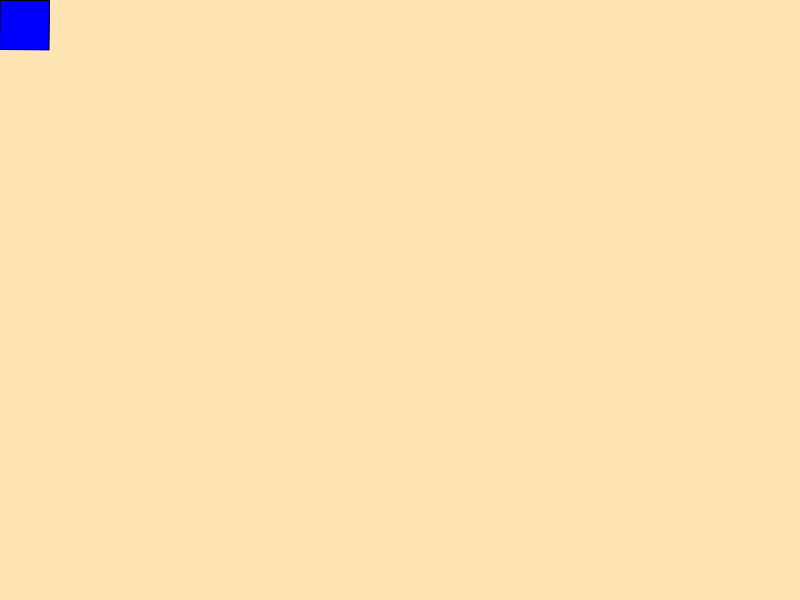
Frame 1 (no input)
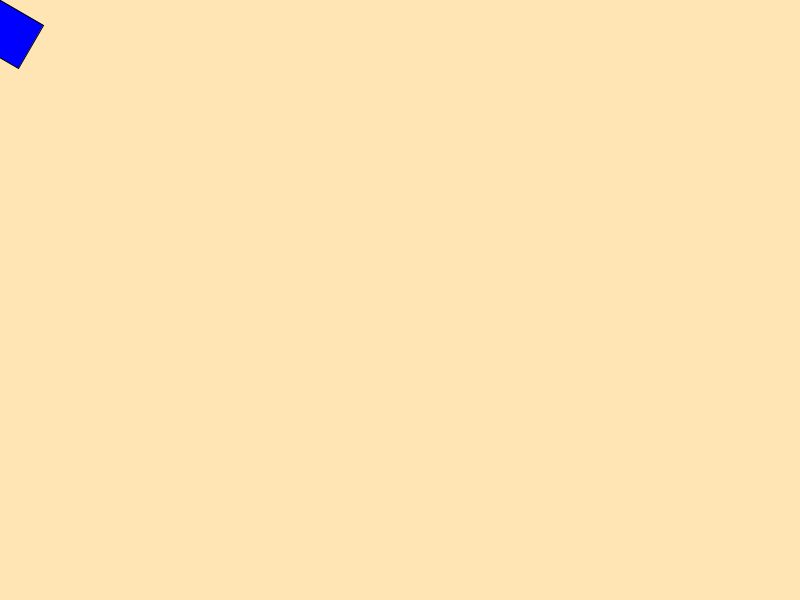
Frame 60 (the mouse pressed at the canvas centre just before this capture)
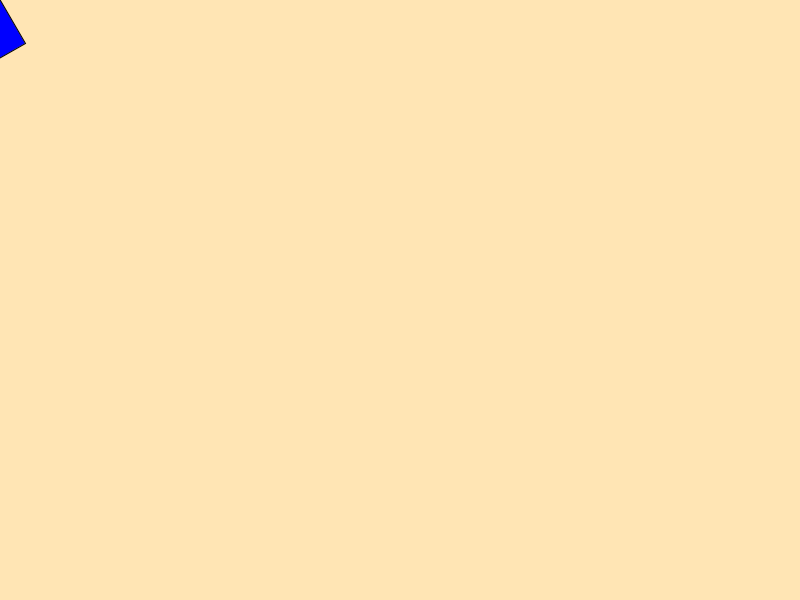
Frame 120 (the mouse held since frame 60 and released just before this capture)

The Processing sketch that drew these frames (run headless with seeded random() and noise(); from frame 60 on, the mouse is pressed at the canvas centre):

// Processing sketch: rotate_example
// ── rotate_example.pde
/*****************************************************
 *    name: translate_example
 *
 *    author: Carlos Delgado
 *    
 *    date:  September, 2014
 *
 *****************************************************/



public class Rectangle {
   public float x;
   public float y; 
   public float theta;

   public void draw () {
     pushMatrix();
     rotate(radians (theta));
     pushMatrix();
      fill (0,0,255);
      
      rect (0, 0, 50, 50); 


    popMatrix();
    popMatrix();
     
   }
  
}






Rectangle rec = new Rectangle ();


void setup() {
size(800, 600);
  rec.x =100;
  rec.y =200;
  rec.theta =0;
}


void draw() {
   //clear ();
   background (255, 229, 180); // peach

  // change the position of rectangle.
  

  rec.theta +=0.5;
  rec.draw ();



}
